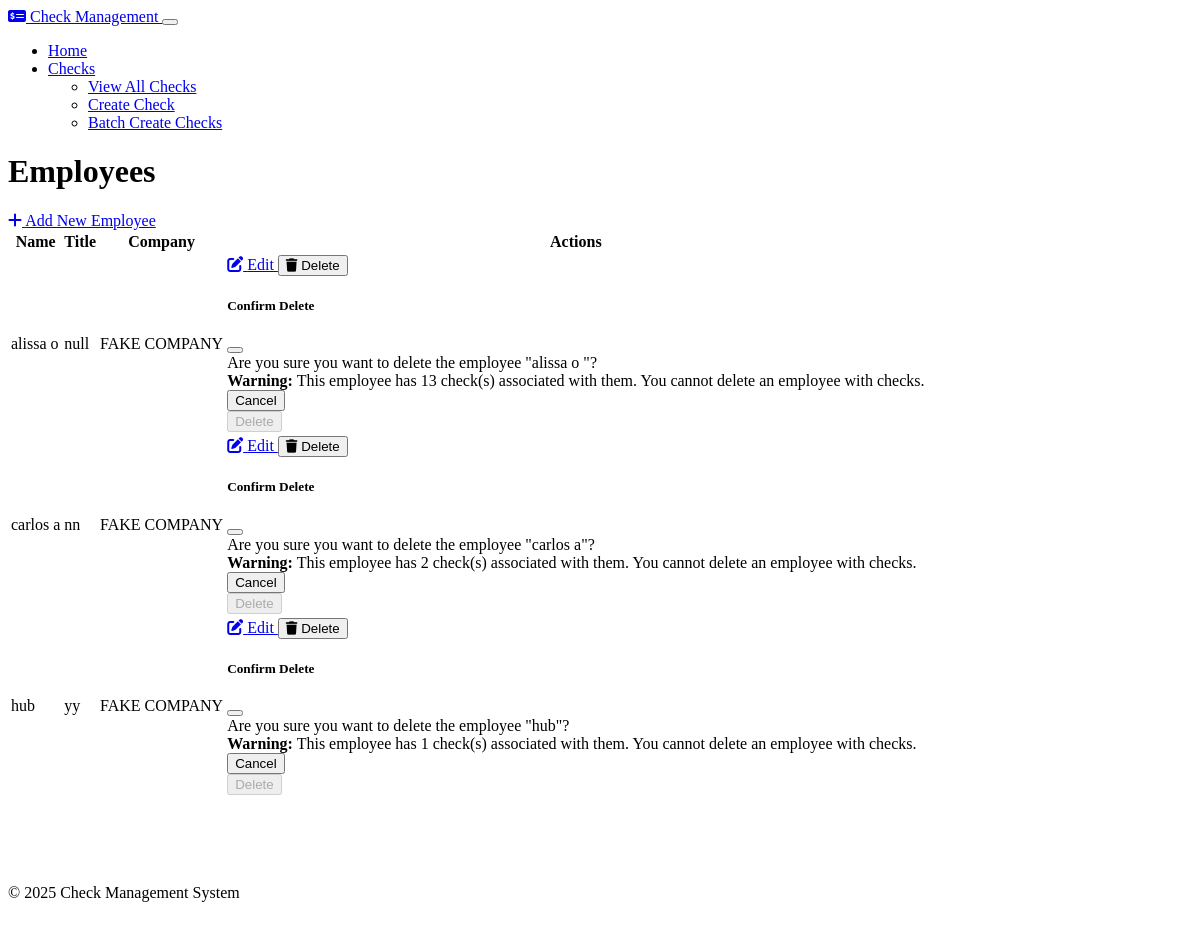
The page /employees on the database its author committed.
### models.py (models this page shows, shortened)
class Employee(db.Model):
    id = db.Column(db.Integer, primary_key=True)
    name = db.Column(db.String(100), nullable=False)
    title = db.Column(db.String(100), nullable=False)
    company_id = db.Column(db.Integer, db.ForeignKey('company.id'), nullable=False)
    checks = db.relationship('Check', backref='employee', lazy=True, cascade="all, delete-orphan")

class Company(db.Model):
    id = db.Column(db.Integer, primary_key=True)
    name = db.Column(db.String(100), nullable=False)
    address = db.Column(db.String(200), nullable=False)
    logo = db.Column(db.Text, nullable=True)  # Store as base64 encoded string
    default_bank_id = db.Column(db.Integer, db.ForeignKey('bank.id'), nullable=True)
    employees = db.relationship('Employee', backref='company', lazy=True, cascade="all, delete-orphan")
    checks = db.relationship('Check', backref='company', lazy=True, cascade="all, delete-orphan")
    clients = db.relationship('CompanyClient', backref='company', lazy=True, cascade="all, delete-orphan")
    default_bank = db.relationship('Bank', backref='companies')

### routes.py (the view)
    @app.route('/employees')
    def employees_index():
        employees = Employee.query.all()
        return render_template('employees/index.html', employees=employees)

### templates/employees/index.html
{% extends 'layout.html' %}
{% block content %}
<div class="d-flex justify-content-between align-items-center mb-4">
    <h1>Employees</h1>
    <a href="{{ url_for('employees_create') }}" class="btn btn-primary">
        <i class="fas fa-plus me-1"></i> Add New Employee
    </a>
</div>
{% if employees %}
    <div class="table-responsive">
        <table class="table table-hover">
            <thead>
                <tr>
                    <th>Name</th>
                    <th>Title</th>
                    <th>Company</th>
                    <th>Actions</th>
                </tr>
            </thead>
            <tbody>
                {% for employee in employees %}
                    <tr>
                        <td>{{ employee.name }}</td>
                        <td>{{ employee.title }}</td>
                        <td>{{ employee.company.name }}</td>
                        <td>
                            <div class="btn-group" role="group">
                                <a href="{{ url_for('employees_edit', id=employee.id) }}" class="btn btn-sm btn-secondary">
                                    <i class="fas fa-edit"></i> Edit
                                </a>
                                <button type="button" class="btn btn-sm btn-danger" data-bs-toggle="modal" data-bs-target="#deleteModal{{ employee.id }}">
                                    <i class="fas fa-trash"></i> Delete
                                </button>
                            </div>
                            <div class="modal fade" id="deleteModal{{ employee.id }}" tabindex="-1" aria-labelledby="deleteModalLabel{{ employee.id }}" aria-hidden="true">
                                <div class="modal-dialog">
                                    <div class="modal-content">
                                        <div class="modal-header">
                                            <h5 class="modal-title" id="deleteModalLabel{{ employee.id }}">Confirm Delete</h5>
                                            <button type="button" class="btn-close" data-bs-dismiss="modal" aria-label="Close"></button>
                                        </div>
                                        <div class="modal-body">
                                            Are you sure you want to delete the employee "{{ employee.name }}"?
                                            {% if employee.checks %}
                                                <div class="alert alert-warning mt-2">
                                                    <strong>Warning:</strong> This employee has {{ employee.checks|length }} check(s) associated with them. You cannot delete an employee with checks.
                                                </div>
                                            {% endif %}
                                        </div>
                                        <div class="modal-footer">
                                            <button type="button" class="btn btn-secondary" data-bs-dismiss="modal">Cancel</button>
                                            <form action="{{ url_for('employees_delete', id=employee.id) }}" method="post">
                                                <button type="submit" class="btn btn-danger" {% if employee.checks %}disabled{% endif %}>Delete</button>
                                            </form>
                                        </div>
                                    </div>
                                </div>
                            </div>
                        </td>
                    </tr>
                {% endfor %}
            </tbody>
        </table>
    </div>
{% else %}
    <div class="alert alert-info">
        <i class="fas fa-info-circle me-2"></i> No employees found. Please add an employee to get started.
    </div>
{% endif %}
{% endblock %}

### static/css/custom.css (style rules this page uses)
.btn-group .btn { transition: all 0.2s ease; }
.table th { font-weight: 600; }

### rows shown on the page
Employee: name "alissa o", title "null", company.name "FAKE COMPANY", checks|length "13"
Employee: name "carlos a", title "nn", company.name "FAKE COMPANY", checks|length "2"
Employee: name "hub", title "yy", company.name "FAKE COMPANY", checks|length "1"
